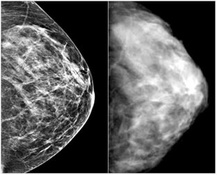
%> input picture img_source/1.jpg, 217 x 175 px, shrunk from 312 x 251 before the run
$ octave HW2lecture.m   (GNU Octave 9; MATLAB toolbox functions it lacks are replaced by stand-ins)
%> lines starting %> are read from the running program, lines starting %| are printed output that depends on the picture; in (x1, y1, x2, y2) boxes, pixels count from 0 and x2, y2 are one past the last pixel; in counts of white or black regions, pixels touching at a corner belong together; the program's own positions count from 1
### HW2/ScaleByMax.m
function [output]=ScaleByMax(img)
R = img(:,:,1);
G = img(:,:,2);
B = img(:,:,3);
Rmax=max(max(R));
Gmax=max(max(G));
Bmax=max(max(B));

Cmax=min([Rmax,Gmax,Bmax]);

% calculate the pix,which larger than Cmax
Nr=sum(R(:)>=Cmax);
Ng=sum(G(:)>=Cmax);
Nb=sum(B(:)>=Cmax);

% find the largest N for Nr Ng Nb
Nmax=max([Nr,Ng,Nb]);

% for each of the find the number of element which is larger than Rmax;
for pix=Rmax:-1:0  % R
    Lr=R>=pix;
    nr=sum(Lr(:));
    if nr>=Nmax
        Rth=pix;
        break
    end
end

for pix=Gmax:-1:0   % G
    Lr=G>=pix;
    nr=sum(Lr(:));
    if nr>=Nmax
        Gth=pix;
        break
    end
end

for pix=Bmax:-1:0 % B
    Lr=B>=pix;
    nr=sum(Lr(:));
    if nr>=Nmax
        Bth=pix;
        break
    end
end
result(:,:,1) = Cmax/Rth*R;
result(:,:,2) = Cmax/Gth*G;
result(:,:,3) = Cmax/Bth*B;
[output] = result;

### HW2/HW2lecture.m
im1 = imread('D:/data/1.jpg');
%> im1 is the input picture: size 175x217x3 uint8; min 0, max 255, mean 91.4
im2 = imread('D:/data/2.jpg');
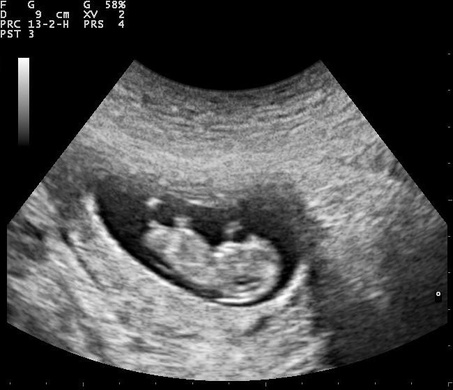
%> input picture img_source/2.jpg, 453 x 390 px, shrunk from 650 x 560 before the run
%> im2 is the input picture: size 390x453 uint8; min 0, max 255, mean 76.4
im3 = imread('D:/data/3.jpg');
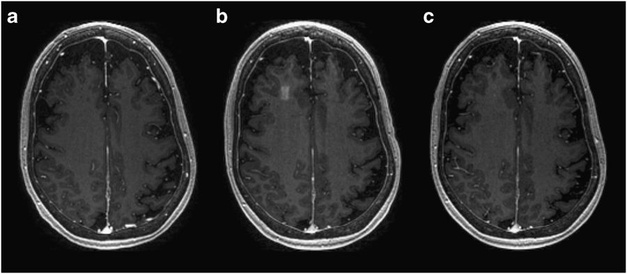
%> input picture img_source/3.jpg, 627 x 274 px, shrunk from 900 x 393 before the run
%> im3 is the input picture: size 274x627 uint8; min 0, max 255, mean 43.1
im4 = imread('D:/data/4.jpg');
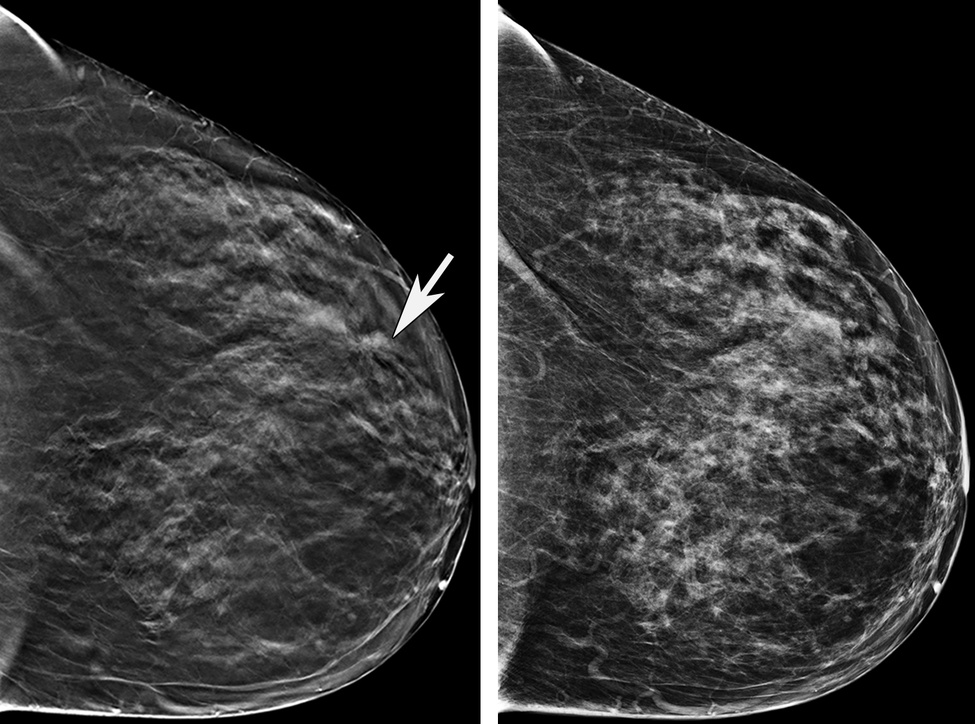
%> input picture img_source/4.jpg, 975 x 724 px, shrunk from 1400 x 1039 before the run
%> im4 is the input picture: size 724x975 uint8; min 0, max 255, mean 52.2
im5 = imread('D:/data/blue_image.jpg');
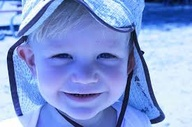
%> input picture img_source/blue_image.jpg, 192 x 127 px, shrunk from 275 x 183 before the run
%> im5 is the input picture: size 127x192x3 uint8; mean R, G, B 130.5, 154.8, 215.7
im6 = imread('D:/data/red_image.jpg');
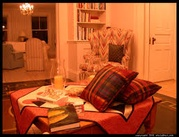
%> input picture img_source/red_image.jpg, 179 x 137 px, shrunk from 257 x 196 before the run
%> im6 is the input picture: size 137x179x3 uint8; mean R, G, B 171.7, 79.6, 37.4
s1 = size(im1);
%> s1 = [175 217 3]
s2 = size(im2);
%> s2 = [390 453]
s3 = size(im3);
%> s3 = [274 627]
s4 = size(im4);
%> s4 = [724 975]
I = ScaleByMax(im6);
%> in ScaleByMax, `Rmax=max(max(R));`: Rmax = 255
%> in ScaleByMax, `Gmax=max(max(G));`: Gmax = 248
%> in ScaleByMax, `Bmax=max(max(B));`: Bmax = 229
%> in ScaleByMax, `Nr=sum(R(:)>=Cmax);`: Nr = 8184
%> in ScaleByMax, `Ng=sum(G(:)>=Cmax);`: Ng = 19
%> in ScaleByMax, `Nb=sum(B(:)>=Cmax);`: Nb = 1
%> in ScaleByMax, `Nmax=max([Nr,Ng,Nb]);`: Nmax = 8184
%> the loop in ScaleByMax, `for pix=Rmax:-1:0` made 27 passes
%> (pix, nr, Rth) on pass 27: (229, 8184, 229)
%> (pix, nr) on passes 1 to 6: (255, 2323), (254, 3129), (253, 3730), (252, 4162), (251, 4522), (250, 4856)
%> pass 1, in ScaleByMax, `Lr=R>=pix;`:
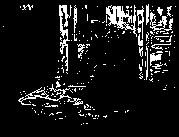
%> Lr: size 137x179 logical; 9.5% white in thin lines or dots, all inside (x1, y1, x2, y2) = (3, 4, 176, 125)
%> the loop in ScaleByMax, `for pix=Gmax:-1:0` made 140 passes
%> (pix, nr) on passes 1 to 12: (248, 2), (247, 2), (246, 2), (245, 2), (244, 5), (243, 6), (242, 9), (241, 9), (240, 10), (239, 14), (238, 14), (237, 16)
%> after the loop in ScaleByMax, `for pix=Gmax:-1:0`: Gth = 109
%> the loop in ScaleByMax, `for pix=Bmax:-1:0` made 180 passes
%> (pix, nr) on passes 1 to 3: (229, 1), (228, 2), (227, 5)
%> after the loop in ScaleByMax, `for pix=Bmax:-1:0`: Bth = 50
%> in ScaleByMax, `result(:,:,3) = Cmax/Bth*B;`:
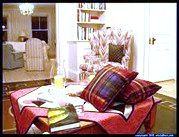
%> result: size 137x179x3 uint8; mean R, G, B 171.7, 146.5, 141.3
figure;
imshow(I);
